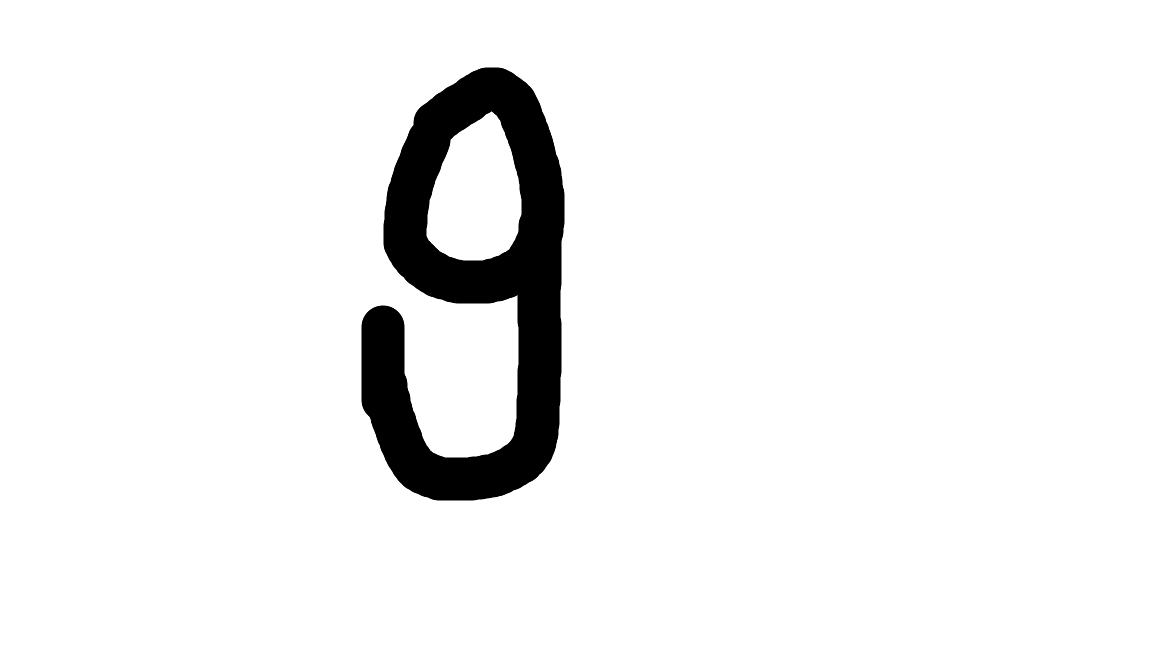
#> input picture imagens_teste/imagem_9.png, 1152 x 648 px
$ python testar_imagem.py
#> lines starting #> are read from the running program, lines starting #| are printed output that depends on the picture; after the words box and inside, x2 and y2 are one past the last pixel; in counts of white or black regions, pixels touching at a corner belong together


from PIL import Image, ImageOps
from pathlib import Path
import json
import urllib.request

# Caminho da imagem
caminho = Path("imagens_teste") / "imagem_9.png"

# Abre a imagem em escala de cinza
imagem = Image.open(caminho).convert("L")

# Inverte as cores: fundo preto e traço branco
imagem = ImageOps.invert(imagem)
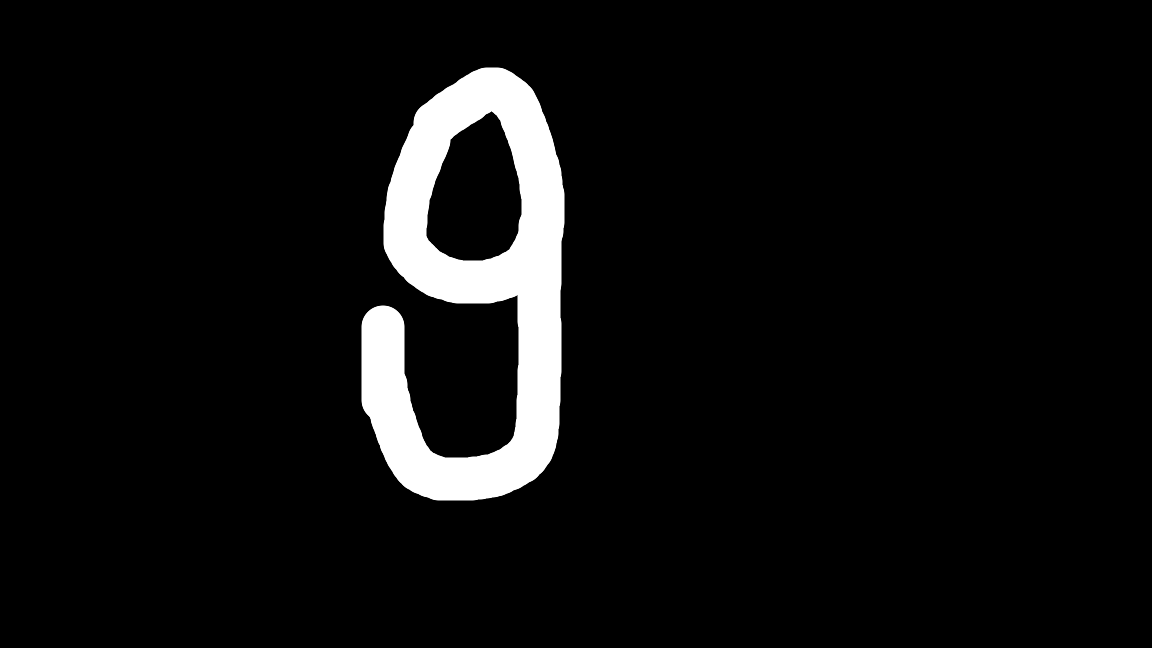
#> imagem: PIL image 1152x648 L; min 0, max 255, mean 14.8

# Separa o desenho do fundo usando um limiar
imagem = imagem.point(lambda pixel: 255 if pixel > 100 else 0)
#> imagem: PIL image 1152x648 L; 5.9% white; 1 white region, box (x1, y1, x2, y2) and area: (361, 67, 565, 501) 43784

# Recorta a área que contém o dígito
caixa = imagem.getbbox()
#> caixa = (361, 67, 565, 501)

if caixa is None:
    raise ValueError("Nenhum desenho foi encontrado na imagem.")

imagem = imagem.crop(caixa)
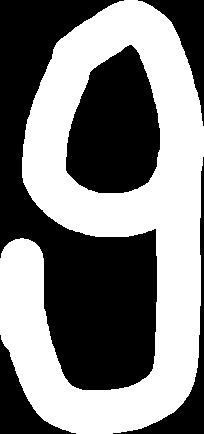
#> imagem: PIL image 204x434 L; 49.5% white; 1 white region, box (x1, y1, x2, y2) and area: (0, 0, 204, 434) 43784

# Redimensiona o dígito para caber em uma área de 20 x 20
imagem.thumbnail((20, 20), Image.Resampling.LANCZOS)

# Centraliza em uma imagem de 28 x 28, como no MNIST
tela = Image.new("L", (28, 28), 0)
#> tela: PIL image 28x28 L; every value is 0
posicao = (
    (28 - imagem.width) // 2,
    (28 - imagem.height) // 2
)
#> posicao = (9, 4)
tela.paste(imagem, posicao)
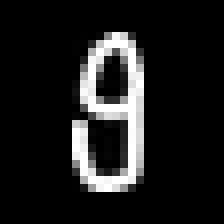
#> tela: PIL image 28x28 L (shown 8 times larger); min 0, max 255, mean 28.9

# Converte os 784 pixels para uma lista de 0 a 255
#> (the run stopped early here; a loop or call above may not have finished)

$ run again, with imagens_teste/imagem_00.png copied over imagens_teste/imagem_9.png
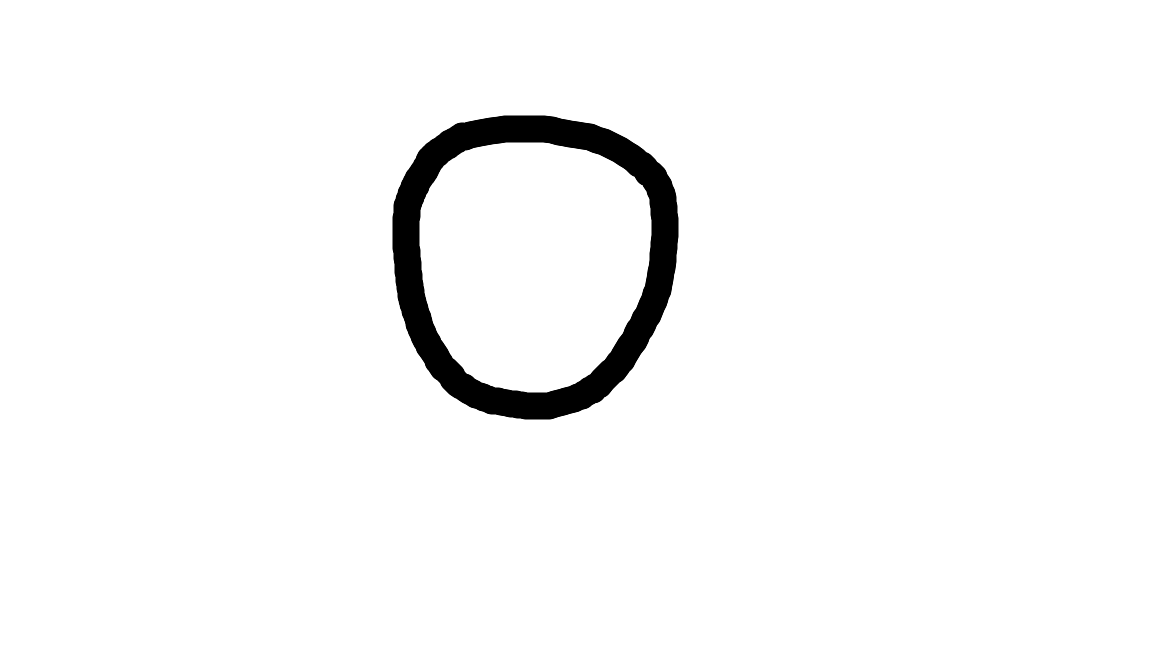
#> input picture imagens_teste/imagem_00.png, 1152 x 648 px
#> caixa = (392, 115, 679, 420)
#> `imagem = imagem.crop(caixa)`:
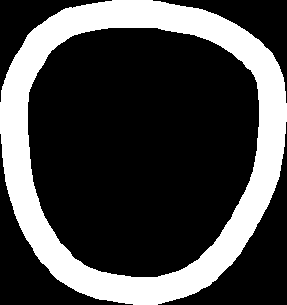
#> imagem: PIL image 287x305 L; 27.2% white; 1 white region, box (x1, y1, x2, y2) and area: (0, 0, 287, 305) 23851
#> `tela.paste(imagem, posicao)`:
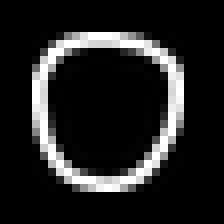
#> tela: PIL image 28x28 L (shown 8 times larger); min 0, max 255, mean 33.9
